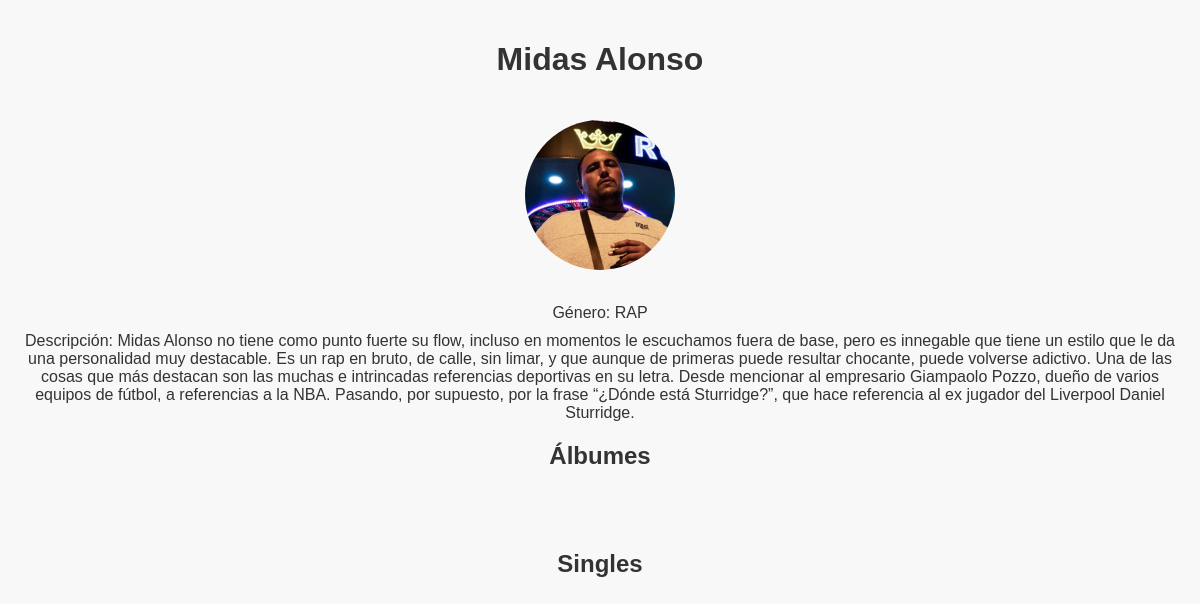
Page /artist/1/ on the committed database.
### MusicArchive/models.py (models this page shows, shortened)
class Artist(models.Model):
    name = models.CharField(max_length=200)
    genre = models.ForeignKey(Genre, on_delete=models.CASCADE)
    image = models.ImageField(upload_to='artist_images/', null=True, blank=True)
    description = models.TextField(blank=True)  # Added description field

class Genre(models.Model):
    name = models.CharField(max_length=100)
    description = models.TextField()
    image = models.ImageField(upload_to='artist_images/', null=True, blank=True)

### MusicArchive/views.py (the view)
# urls.py: path('artist/<int:artist_id>/', views.artist_detail, name='artist_detail'),
def artist_detail(request, artist_id):
    artist = get_object_or_404(Artist, id=artist_id)
    return render(request, 'artist_detail.html', {'artist': artist})

### MusicArchive/templates/artist_detail.html (shortened to what this page needs)
{% load static %}
<!DOCTYPE html>
<html lang="es">
<head>
    <link rel="stylesheet" href="{% static 'css/artist_detail.css' %}">
</head>
<body>
    <div class="artist-details">
        <h1>{{ artist.name }}</h1>
        <img src="{{ artist.image.url }}" alt="{{ artist.name }} Imagen" class="artist-image">
        <p class="artist-property">Género: {{ artist.genre.name }}</p>
        <p class="artist-property">Descripción: {{ artist.description|default:"N/A" }}</p>
        <div class="albums-section">
            <h2>Álbumes</h2>
            <ul class="album-list">
            </ul>
        </div>
        <div class="singles-section">
            <h2>Singles</h2>
            <ul class="single-list">
            </ul>
        </div>
    </div>
</body>
</html>

### MusicArchive/static/css/artist_detail.css (style rules this page uses)
body { font-family: 'Arial', sans-serif; margin: 0; padding: 0; background-color: #f8f8f8; color: #333; }
.artist-details { text-align: center; padding: 20px; }
h1 { color: #333; }
.artist-image { width: 150px; height: 150px; object-fit: cover; border-radius: 50%; margin: 20px 0; }
.artist-property { margin: 10px 0; }
.albums-section, .singles-section { margin-top: 20px; }
h2 { color: #333; }
.album-list, .single-list { list-style: none; display: flex; flex-wrap: wrap; justify-content: space-around; padding: 20px; }

### rows in the picture
Artist: name "Midas Alonso", image (picture), genre.name "RAP", description "Midas Alonso no tiene como punto fuerte su flow, incluso en momentos le escuchamos fuera de base, pero es innegable que tiene un estilo que le da una personalidad muy destacable. Es un rap en bruto, de calle, sin limar, y que aunque de primeras puede resultar chocante, puede volverse adictivo. Una de las cosas que más destacan son las muchas e intrincadas referencias deportivas en su letra. Desde mencionar al empresario Giampaolo Pozzo, dueño de varios equipos de fútbol, a referencias a la NBA. Pasando, por supuesto, por la frase “¿Dónde está Sturridge?”, que hace referencia al ex jugador del Liverpool Daniel Sturridge."
